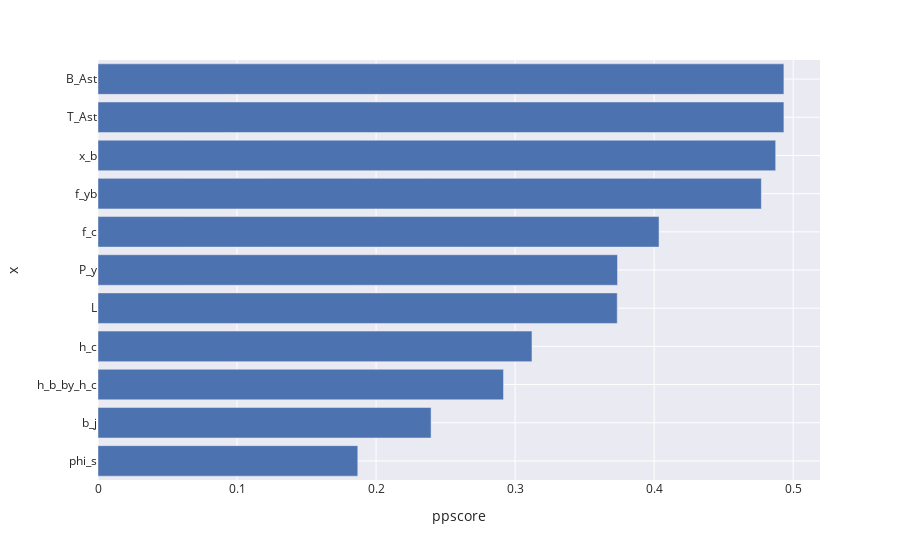

Notebook source saved alongside this figure:
### Code cell
pps_score_df[['x', 'ppscore']].sort_values('ppscore').plot(kind='bar', x='ppscore', y='x') # Plotting pps score on x axis and input features on y axis, thus displaying the importance of various features

### Figure 1 — Plotly figure (JSON) as saved in the notebook; plotly's stock layout.template omitted (floating-point values rounded to 4 significant figures)
{"data": [{"textposition": "auto", "hovertemplate": "ppscore=%{x}<br>x=%{y}<extra></extra>", "showlegend": false, "legendgroup": "", "name": "", "yaxis": "y", "y": ["phi_s", "b_j", "h_b_by_h_c", "h_c", "L", "P_y", "f_c", "f_yb", "x_b", "T_Ast", "B_Ast"], "offsetgroup": "", "xaxis": "x", "marker": {"color": "rgb(76,114,176)", "pattern": {"shape": ""}}, "x": [0.1868, 0.2396, 0.2916, 0.3121, 0.3734, 0.3736, 0.4035, 0.4771, 0.4874, 0.4933, 0.4933], "alignmentgroup": "True", "type": "bar", "orientation": "h"}], "layout": {"yaxis": {"domain": [0, 1], "anchor": "x", "title": {"text": "x"}}, "barmode": "relative", "xaxis": {"domain": [0, 1], "anchor": "y", "title": {"text": "ppscore"}}, "margin": {"t": 60}, "legend": {"tracegroupgap": 0}}}
